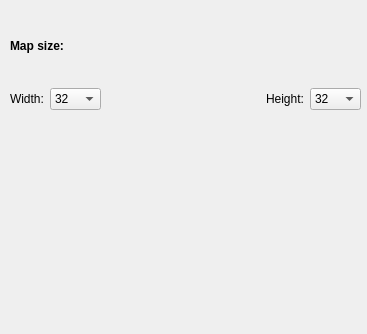
<?xml version="1.0" encoding="UTF-8"?>
<ui version="4.0">
 <class>NewMapDialog</class>
 <widget class="KDialog" name="NewMapDialog">
  <property name="geometry">
   <rect>
    <x>0</x>
    <y>0</y>
    <width>367</width>
    <height>334</height>
   </rect>
  </property>
  <property name="windowTitle">
   <string>Form</string>
  </property>
  <property name="locale">
   <locale language="C" country="AnyCountry"/>
  </property>
  <property name="modal">
   <bool>true</bool>
  </property>
  <widget class="QWidget" name="verticalLayoutWidget">
   <property name="geometry">
    <rect>
     <x>10</x>
     <y>9</y>
     <width>351</width>
     <height>101</height>
    </rect>
   </property>
   <layout class="QVBoxLayout" name="verticalLayout">
    <item>
     <layout class="QHBoxLayout" name="horizontalLayout_2">
      <item>
       <widget class="QLabel" name="label_3">
        <property name="font">
         <font>
          <weight>75</weight>
          <bold>true</bold>
         </font>
        </property>
        <property name="text">
         <string>Map size:</string>
        </property>
       </widget>
      </item>
      <item>
       <spacer name="horizontalSpacer_2">
        <property name="orientation">
         <enum>Qt::Horizontal</enum>
        </property>
        <property name="sizeHint" stdset="0">
         <size>
          <width>40</width>
          <height>20</height>
         </size>
        </property>
       </spacer>
      </item>
     </layout>
    </item>
    <item>
     <layout class="QHBoxLayout" name="horizontalLayout">
      <item>
       <widget class="QLabel" name="label">
        <property name="text">
         <string>Width:</string>
        </property>
       </widget>
      </item>
      <item>
       <widget class="KComboBox" name="kcombobox">
        <item>
         <property name="text">
          <string>32</string>
         </property>
        </item>
        <item>
         <property name="text">
          <string>64</string>
         </property>
        </item>
        <item>
         <property name="text">
          <string>96</string>
         </property>
        </item>
        <item>
         <property name="text">
          <string>128</string>
         </property>
        </item>
        <item>
         <property name="text">
          <string>160</string>
         </property>
        </item>
        <item>
         <property name="text">
          <string>192</string>
         </property>
        </item>
        <item>
         <property name="text">
          <string>224</string>
         </property>
        </item>
        <item>
         <property name="text">
          <string>256</string>
         </property>
        </item>
        <item>
         <property name="text">
          <string>288</string>
         </property>
        </item>
        <item>
         <property name="text">
          <string>320</string>
         </property>
        </item>
        <item>
         <property name="text">
          <string>352</string>
         </property>
        </item>
        <item>
         <property name="text">
          <string>384</string>
         </property>
        </item>
        <item>
         <property name="text">
          <string>416</string>
         </property>
        </item>
        <item>
         <property name="text">
          <string>448</string>
         </property>
        </item>
        <item>
         <property name="text">
          <string>480</string>
         </property>
        </item>
       </widget>
      </item>
      <item>
       <spacer name="horizontalSpacer">
        <property name="orientation">
         <enum>Qt::Horizontal</enum>
        </property>
        <property name="sizeType">
         <enum>QSizePolicy::MinimumExpanding</enum>
        </property>
        <property name="sizeHint" stdset="0">
         <size>
          <width>60</width>
          <height>20</height>
         </size>
        </property>
       </spacer>
      </item>
      <item>
       <widget class="QLabel" name="label_2">
        <property name="text">
         <string>Height:</string>
        </property>
       </widget>
      </item>
      <item>
       <widget class="KComboBox" name="kcombobox_2">
        <item>
         <property name="text">
          <string>32</string>
         </property>
        </item>
        <item>
         <property name="text">
          <string>64</string>
         </property>
        </item>
        <item>
         <property name="text">
          <string>96</string>
         </property>
        </item>
        <item>
         <property name="text">
          <string>128</string>
         </property>
        </item>
        <item>
         <property name="text">
          <string>160</string>
         </property>
        </item>
        <item>
         <property name="text">
          <string>192</string>
         </property>
        </item>
        <item>
         <property name="text">
          <string>224</string>
         </property>
        </item>
        <item>
         <property name="text">
          <string>256</string>
         </property>
        </item>
        <item>
         <property name="text">
          <string>288</string>
         </property>
        </item>
        <item>
         <property name="text">
          <string>320</string>
         </property>
        </item>
        <item>
         <property name="text">
          <string>352</string>
         </property>
        </item>
        <item>
         <property name="text">
          <string>384</string>
         </property>
        </item>
        <item>
         <property name="text">
          <string>416</string>
         </property>
        </item>
        <item>
         <property name="text">
          <string>448</string>
         </property>
        </item>
        <item>
         <property name="text">
          <string>480</string>
         </property>
        </item>
       </widget>
      </item>
     </layout>
    </item>
   </layout>
  </widget>
 </widget>
 <customwidgets>
  <customwidget>
   <class>KDialog</class>
   <extends>QDialog</extends>
   <header>kdialog.h</header>
   <container>1</container>
  </customwidget>
  <customwidget>
   <class>KComboBox</class>
   <extends>QComboBox</extends>
   <header>kcombobox.h</header>
  </customwidget>
 </customwidgets>
 <resources/>
 <connections/>
</ui>
